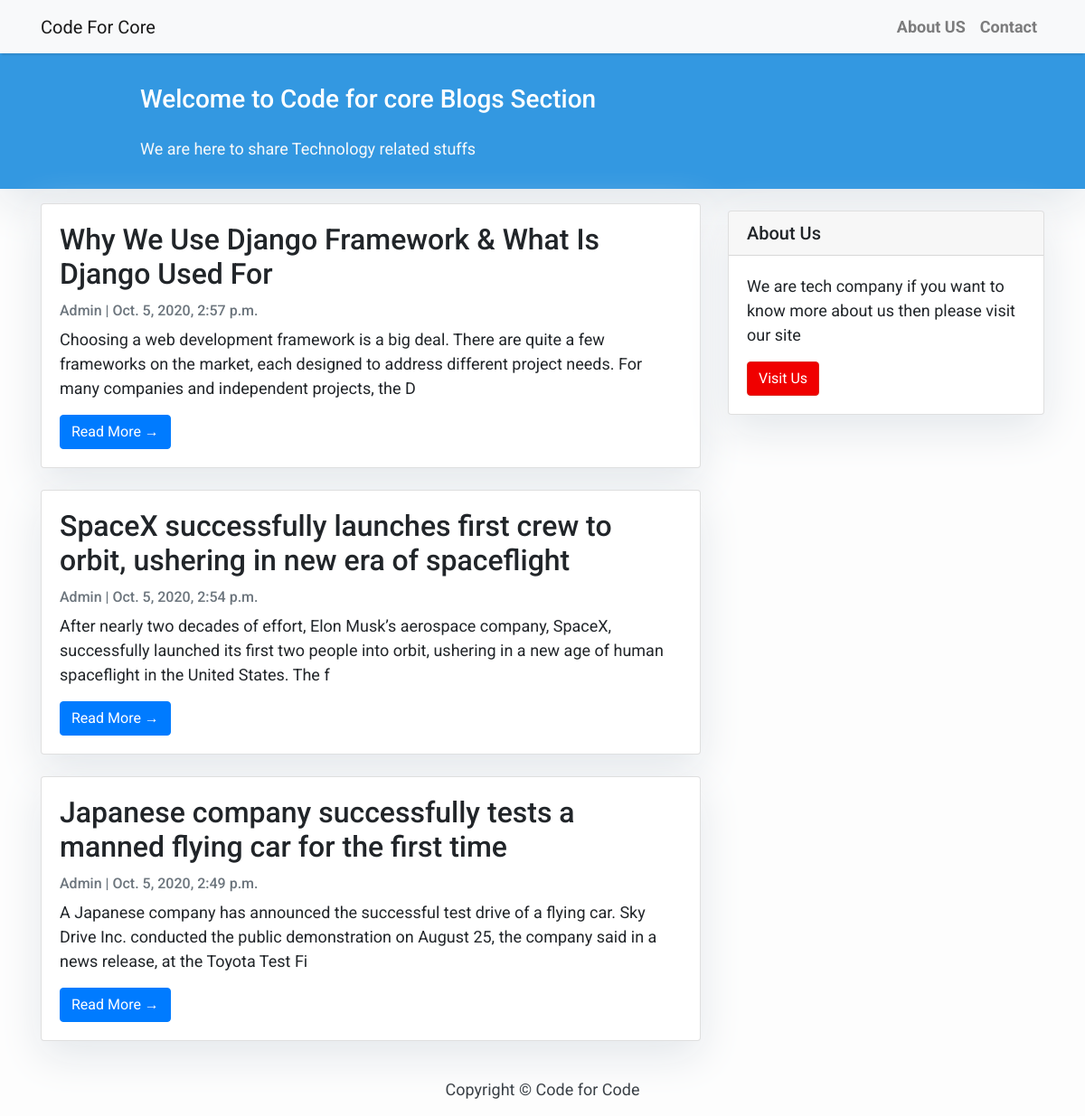
The page / on the database its author committed.
### Blog/models.py (models this page shows, shortened)
class Post(models.Model):
    title = models.CharField(max_length=200, unique=True)
    slug = models.SlugField(max_length=200, unique=True)
    author = models.ForeignKey(User, on_delete=models.CASCADE, related_name='blog_posts')
    updated_on = models.DateTimeField(auto_now=True)
    content = models.TextField()
    created_on = models.DateTimeField(auto_now=True)
    status = models.IntegerField(choices=STATUS, default=0)
    class Meta:
        ordering = ['-created_on']

### Blog/views.py (the view)
# urls.py: path('', views.PostList.as_view(), name='home'),
class PostList(generic.ListView):
    queryset = Post.objects.filter(status=1).order_by('-created_on')
    template_name = 'Blog/index.html'

### templates/Blog/index.html (shortened to what this page needs)
{% extends "Blog/base.html" %}
{% block content %}
<header class="masthead">
    <div class="container">
        <div class="row">
            <div class=" col-md-8 col-md-10 mx-auto">
                <div class="container site-heading" >
                    <h3 class=" site-heading my-4 mt-3 text-white"> Welcome to Code for core Blogs Section </h3>
                    <p class="text-light">We are here to share Technology related stuffs</p>
                </div>
            </div>
        </div>
    </div>
</header>
<div class="container">
    <div class="row">
        <div class="col-md-8 mt-3 left">
            {% for post in post_list %}
            <div class="card mb-4">
                <div class="card-body">
                    <h2 class="card-title">{{ post.title }}</h2>
                    <p class="card-text text-muted h6">{{ post.author }} | {{ post.created_on}} </p>
                    <p class="card-text">{{post.content|slice:":200" }}</p>
                    <a href="{% url 'post_detail' post.slug  %}" class="btn btn-primary">Read More &rarr;</a>
                </div>
            </div>
            {% endfor %}
        </div>
        {% block sidebar %} {% include 'Blog/sidebar.html' %} {% endblock sidebar %}
    </div>
</div>
{%endblock%}

### templates/Blog/base.html (shortened to what this page needs)
<!DOCTYPE html>
<html>
<head>
    <link rel="stylesheet" href="https://maxcdn.bootstrapcdn.com/bootstrap/4.0.0/css/bootstrap.min.css"
/>
</head>
<body>
<nav class="navbar  navbar-expand-lg navbar-light bg-light shadow" id="mainNav">
    <div class="container-fluid container">
        <a class="navbar-brand" href="{% url 'home' %}">Code For Core</a>
        <div class="collapse navbar-collapse" id="navbarResponsive">
            <ul class="navbar-nav ml-auto">
                <li class="nav-item text-black">
                    <a class="nav-link text-black font-weight-bold" href="https://codeforcore.com">About US</a>
                </li>
                <li class="nav-item text-black">
                    <a class="nav-link text-black font-weight-bold" href="https://codeforcore.com/contact-us/">Contact</a>
                </li>
            </ul>
        </div>
    </div>
</nav>
{% block content %}{% endblock content %}
<footer class="py-3 bg-grey">
    <p class="m-0 text-dark text-center ">Copyright &copy; Code for Code</p>
</footer>
</body>
</html>

### templates/Blog/sidebar.html (shortened to what this page needs)
{% block sidebar %}
    <div class="col-md-4 float-right ">
        <div class="card my-4">
            <h5 class="card-header">About Us</h5>
            <div class="card-body">
                <p class="card-text">We are tech company if you want to know more about us then please visit our
                    site</p>
                <a href="https://codeforcore.com/"
                   class="btn btn-danger">Visit Us</a>
            </div>
        </div>
    </div>
{% endblock sidebar %}

### templates/Blog/base.html (style rules this page uses)
body { font-family: "Roboto", sans-serif; font-size: 17px; background-color: #fdfdfd; }
.shadow { box-shadow: 0 4px 2px -2px rgba(0, 0, 0, 0.1); }
.btn-danger { color: #fff; background-color: #f00000; border-color: #dc281e; }
.masthead { background: #3398E1; height: auto; padding-bottom: 15px; box-shadow: 0 16px 48px #E3E7EB; padding-top: 10px; }

### templates/Blog/index.html (style rules this page uses)
body { font-family: "Roboto", sans-serif; font-size: 18px; background-color: #fdfdfd; }
.card { box-shadow: 0 16px 48px #E3E7EB; }

### templates/Blog/sidebar.html (style rules this page uses)
.card { box-shadow: 0 16px 48px #E3E7EB; position: -webkit-sticky; position: sticky; top: 10px; }

### rows shown on the page
Post: title "Why We Use Django Framework & What Is Django Used For", author "Admin", created_on "Oct. 5, 2020, 2:57 p.m.", content "Choosing a web development framework is a big deal. There are quite a few frameworks on the market, each designed to address different project needs. For many companies and independent projects, the D"
Post: title "SpaceX successfully launches first crew to orbit, ushering in new era of spaceflight", author "Admin", created_on "Oct. 5, 2020, 2:54 p.m.", content "After nearly two decades of effort, Elon Musk’s aerospace company, SpaceX, successfully launched its first two people into orbit, ushering in a new age of human spaceflight in the United States. The f"
Post: title "Japanese company successfully tests a manned flying car for the first time", author "Admin", created_on "Oct. 5, 2020, 2:49 p.m.", content "A Japanese company has announced the successful test drive of a flying car. Sky Drive Inc. conducted the public demonstration on August 25, the company said in a news release, at the Toyota Test Fi"
